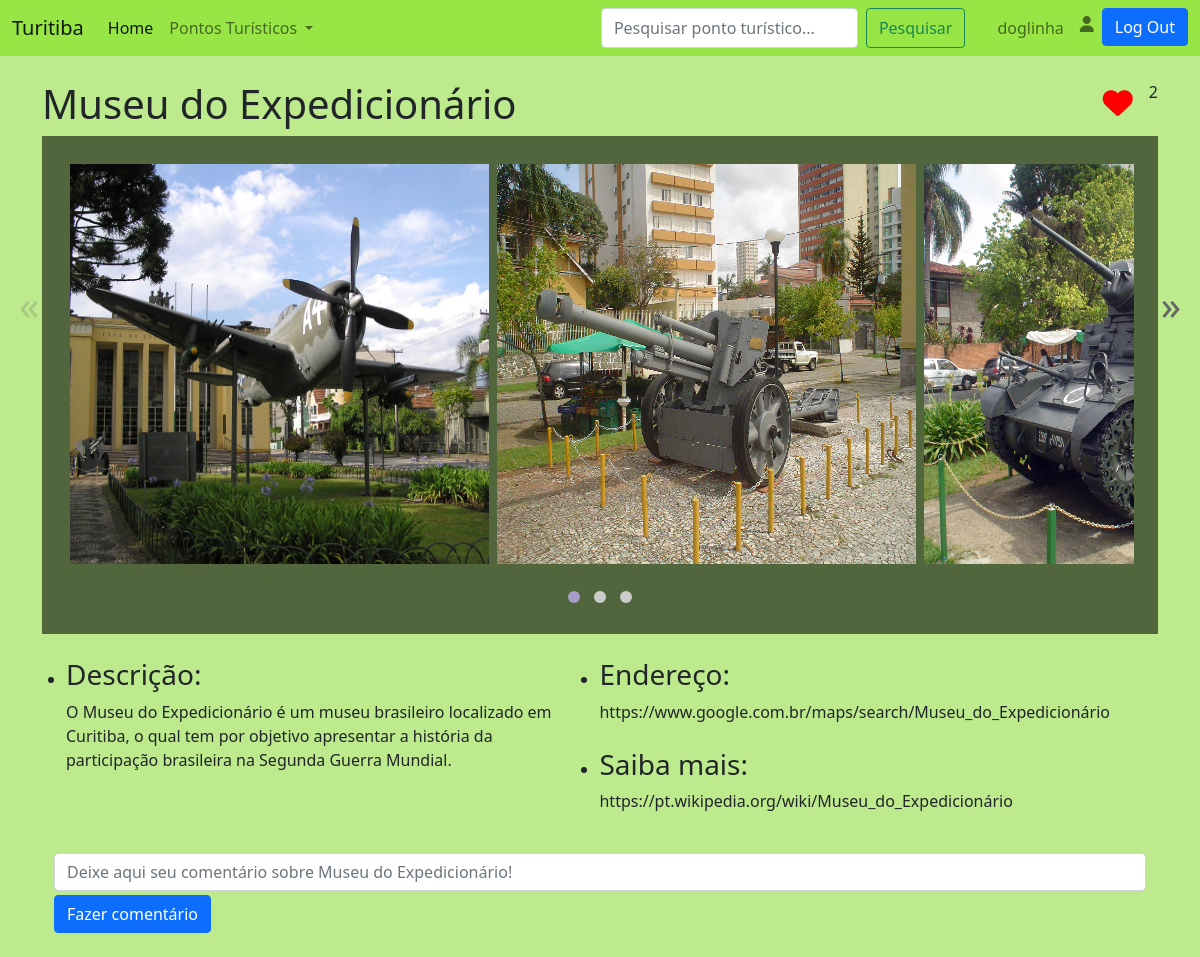
Page /location/museu-do-expedicionário (signed in) on the committed database.
### tables this page shows
CREATE TABLE users (id INTEGER NOT NULL PRIMARY KEY,
username TEXT NOT NULL UNIQUE,
name TEXT NOT NULL,
email TEXT NOT NULL UNIQUE,
password_hash TEXT NOT NULL);

CREATE TABLE locations (id INTEGER NOT NULL PRIMARY KEY,
name TEXT NOT NULL,
description TEXT NOT NULL,
likes INTEGER NOT NULL,
maps_link TEXT NOT NULL,
info TEXT NOT NULL, route TEXT);

### main.py (the view)
@app.route('/location/<location_name>')
def location(location_name: str):
    data = location_data(location_name).get_json()
    has_liked = user_has_liked(session.get('username'), location_name)
    return render_template('location.html', data=data, user_has_liked=has_liked)

### db_manager.py (called while the page is built)
    def create_connection(self) -> None:
        connection = sql.connect(self.path_to_db)
        cursor = connection.cursor()
        return connection, cursor

    def close_connection(self, connection: object) -> None:
        connection.commit()
        connection.close()

    def get_user_id(self, username: str) -> tuple:
        connection, cursor = self.create_connection()
        id_ = cursor.execute('''SELECT id
                             FROM users
                             WHERE username = ?''',
                             (username,)).fetchone()
        self.close_connection(connection)
        return id_

    def get_location_id(self, location_route: str) -> tuple:
        connection, cursor = self.create_connection()
        id_ = cursor.execute('''SELECT id
                             FROM locations
                             WHERE route = ?''',
                             (location_route,)).fetchone()
        self.close_connection(connection)
        return id_

    def search_for_like_in_location(self, user_id: int,
                                    location_id: int) -> tuple:
        connection, cursor = self.create_connection()
        result = cursor.execute('''SELECT is_liking
                                FROM likes
                                WHERE user_id = ?
                                AND location_id = ?''',
                                (user_id, location_id)).fetchone()
        self.close_connection(connection)
        return result

### main.py (called while the page is built)
@app.after_request
def after_request(response):
    response.headers['Cache-Control'] = 'no-cache, no-store, must-revalidate'
    response.headers['Expires'] = 0
    response.headers['Pragma'] = 'no-cache'
    return response

@app.route('/location-data/<location_route>')
def location_data(location_route: str):
    data = Reader.get_location_data(db, location_route)
    return jsonify(data)

def user_has_liked(username: str, location_route: str) -> bool:
    if not (username):
        return False
    return Reader.user_has_liked(db, username, location_route)

### reader.py (called while the page is built)
    @staticmethod
    def get_user_id(db: DBManager, username: str) -> int:
        return db.get_user_id(username)[0]

    @staticmethod
    def get_location_id(db: DBManager, location_route: str) -> int:
        return db.get_location_id(location_route)[0]

### templates/location.html (shortened to what this page needs)
{% extends 'layout.html' %}
{% block style %}
    <link rel="stylesheet" href="../static/glider/glider.min.css">
    <link rel="stylesheet" href="../static/css/location.css">
{% endblock %}
{% block body %}
    <section class="container my-4">
        <div class="d-flex justify-content-between">
            <h1>{{ data.name }}</h1>
            <div  class="d-flex">
                <div id="heart">
                    {% if user_has_liked %}
                        <i class="fa-solid fa-heart"></i>
                    {% else %}
                        <i class="fa-regular fa-heart"></i>
                    {% endif %}
                </div>
                <span id="likes">{{ data.likes }}</span>
            </div>
        </div>
        <section>
            <article class="glider-contain p-4" id="carousel-frame">
                <div class="glider">
                    {% for path in data.photos %}
                        <div class="p-1">
                            <figure>
                                <img src="{{ path }}" alt="{{ data.name }}" width="500" height="400">
                            </figure>
                        </div>
                    {% endfor %}
                </div>
                <button aria-label="Previous" class="glider-prev">«</button>
                <button aria-label="Next" class="glider-next">»</button>
                <div role="tablist" class="dots"></div>
            </article>
            <section class="mt-4">
                <article class="container row">
                    <ul class="col">
                        <li>
                            <h3>Descrição:</h3>
                            {{ data.description }}
                        </li>
                    </ul>
                    <ul class="col">
                        <li>
                            <h3>Endereço:</h3>
                            {{ data.maps_link }}
                        </li>
                        <br>
                        <li>
                            <h3>Saiba mais:</h3>
                            {{ data.info }}
                        </li>
                        <br>
                    </ul>
                </article>
            </section>
        </section>
        <section class="container">
            <form action="/comment/{{ data.route }}" method="POST">
                <div class="mb-1 form-group">
                    <input type="text" class="form-control" id="comment" name="comment" aria-describedby="comment"
                    placeholder="Deixe aqui seu comentário sobre {{ data.name }}!" autocomplete="off">
                </div>
                <div class="mb-4 form-group">
                    <input type="submit" class="btn btn-primary" value="Fazer comentário">
                </div>
            </form>
        </section>
    </section>
{% endblock body %}

### templates/layout.html (shortened to what this page needs)
<!DOCTYPE html>
<html lang="en">
    <head>
        <link href="https://cdn.jsdelivr.net/npm/bootstrap@5.1.3/dist/css/bootstrap.min.css" rel="stylesheet">
        <link rel="stylesheet" href="../static/css/style.css">
        {% block style %}{% endblock %}
    </head>
    <body>
        <nav class="navbar navbar-expand-lg navbar-light" id="navbar">
            <div class="container-fluid">
                <a class="navbar-brand">Turitiba</a>
                <div class="collapse navbar-collapse" id="navbarSupportedContent">
                    <ul class="navbar-nav me-auto mb-2 mb-lg-0">
                        <li class="nav-item">
                            <a class="nav-link active" aria-current="page" href="/">Home</a>
                        </li>
                        <li class="nav-item dropdown">
                            <a class="nav-link dropdown-toggle" href="#" id="navbarDropdown" role="button" data-bs-toggle="dropdown" aria-expanded="false">
                                Pontos Turísticos
                            </a>
                        </li>
                    </ul>
                    <div class="navbar-nav d-flex">
                        <form action="/search" method="POST" class="d-flex mx-4">
                            <input class="form-control me-2" type="search" placeholder="Pesquisar ponto turístico..." aria-label="Search"
                                name="search">
                            <button class="btn btn-outline-success" type="submit">Pesquisar</button>
                          </form>
                        {% if session.username %}
                            <a href="/user/{{ session.username }}" class="nav-link">{{ session.username }}</a>
                            <i class="nav-link fa-solid fa-user"></i>
                            <form action="/logout?callback=main" method="post">
                                <input type="submit" value="Log Out" class="btn btn-primary">
                            </form>
                        {% else %}
                            <a class="nav-link" href="/register">Cadastrar</a>
                            <a class="nav-link" href="/login">Log In</a>
                        {% endif %}
                    </div>
                </div>
            </div>
        </nav>
        <main>
            {% block body %}{% endblock %}
        </main>
    </body>
</html>

### static/css/style.css (style rules this page uses)
body { background-color: #BDEA8C; }
#navbar { background-color: #98E645; }

### static/css/location.css (style rules this page uses)
#carousel-frame { background-color: #52663D; }
#heart { font-size: 30px; color: red; margin-right: 1rem; cursor: pointer; }

### rows in the picture
users: username "doglinha"
locations: name "Museu do Expedicionário", description "O Museu do Expedicionário é um museu brasileiro localizado em Curitiba, o qual tem por objetivo apresentar a história da participação brasileira na Segunda Guerra Mundial.", maps_link "https://www.google.com.br/maps/search/Museu_do_Expedicionário", info "https://pt.wikipedia.org/wiki/Museu_do_Expedicionário"

### other values in the picture
{{ data.likes }} "2"
